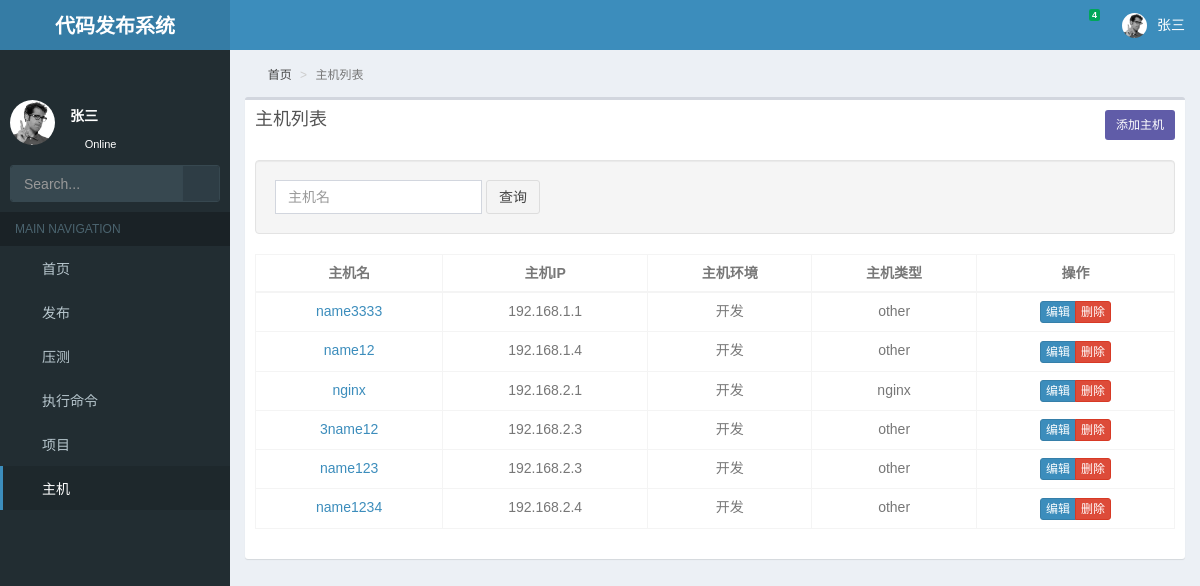
Page /web/hostall/ (signed in) on the committed database.
### web/models.py (models this page shows, shortened)
class UserProfile(models.Model):
    name = models.CharField(verbose_name="用户名称", max_length=200)
    email = models.CharField(verbose_name="邮箱地址", max_length=200)
    password = models.CharField(verbose_name="密码", max_length=200)
    role = models.CharField(verbose_name='角色', choices=(("0", "开发"), ("1", "测试")), default="0", max_length=10)
    create_time = models.DateTimeField("创建时间", auto_now_add=True)
    class Meta:
        ordering = ['-create_time']

class Host(models.Model):
    Seetings = (
        ("0", '开发'),
        ("1", "测试"),
        ("2", "准生产"),
        ("3", "生产")
    )
    Type = (
        ("0", "nginx"),
        ("1", "other")
    )
    name = models.CharField(verbose_name="主机名", max_length=200, unique=True)
    hostip = models.GenericIPAddressField(verbose_name='主机ip地址')
    settings = models.CharField(
        verbose_name='环境',
        choices=Seetings,
        default="0", max_length=20)
    type = models.CharField(verbose_name="类型", choices=Type, default="1", max_length=20)

### web/host.py (the view)
# urls.py: url(r'hostall/$', host_all, name='hostall'),
def host_all(request):
    name = request.GET.get('name', '')
    hosts = Host.objects.filter(name__contains=name)
    return render(request, 'host_list.html', {'hosts': hosts, 'page_title': '主机列表','user':request.account})

### utils/mixin.py (called while the page is built)
    def process_request(self, request):
        if request.path_info.startswith('/admin/'):
            return
        if request.path_info in [reverse('login')]:
            return
        pk = request.session.get('user_id')
        user = models.UserProfile.objects.filter(pk=pk).first()
        if user:
            request.account = user
        else:
            return redirect(reverse('login'))

### templates/host_list.html (shortened to what this page needs)
{% extends "master/base.html" %}
{% block content %}
<div class="box">
    <div class="box-header">
      <h1 class="box-title">{{ page_title }}</h1>
      <a href="#" data-url="{% url 'hostcreate' %}" class="add-btn btn bg-purple btn-sm pull-right">添加主机</a>
    </div>
    <div class="box-body">
      <div class="well">
        <form class="form-inline">
          <div class="form-group">
            <input class="form-control" name="name" type="text" value="{{ request.GET.name }}" placeholder="主机名">
          </div>
          <button id="search_btn" type="submit" class="btn btn-default">查询</button>
        </form>
      </div>
      <div class="row">
        <div class="col-sm-12">
          <table id="" class="table table-bordered table-hover" role="grid">
            <thead>
              <tr role="row">
                <th class="text-center">主机名</th>
                <th class="text-center">主机IP</th>
                <th class="text-center">主机环境</th>
                <th class="text-center">主机类型</th>
                <th class="text-center">操作</th>
              </tr>
            </thead>
            <tbody>
              {% for host in hosts %}
              <tr role="row" class="odd">
                <td class="text-center"><a href="#">{{ host.name }}</a></td>
                <td class="text-center"> {{ host.hostip }}</td>
                <td class="text-center"> {{ host.get_settings_display }}</td>
                <td class="text-center"> {{ host.get_type_display }}</td>
                <td class="text-center">
                  <div class="btn-group">
                    <a type="button" href="#" data-url="{% url 'hostedit' host.pk %}" class="edit-btn btn btn-primary btn-xs">编辑</a>
                    <a type="button" href="{% url 'hostdelete' host.pk %}" class="btn del-btn btn-danger btn-xs">删除</a>
                  </div>
                </td>
              </tr>
              {% endfor %}
            </tbody>
          </table>
        </div>
      </div>
    </div>
</div>
{% endblock %}

### templates/master/base.html (shortened to what this page needs)
{% load static %}
<!DOCTYPE html>
<html>
<head>
  {% include "master/header_css.html" %}
</head>
<body class="hold-transition skin-blue sidebar-mini">
<div class="wrapper">
  {% include "master/header.html" %}
  {% include "master/sidebar.html" %}
  <div class="content-wrapper">
    {% include "master/breadcrumb.html" %}
    <section class="content">
        {% block content %}{% endblock %}
    </section>
  </div>
</div>
</body>
</html>

### templates/master/header_css.html (shortened to what this page needs)
{% load static %}
<link rel="stylesheet" href="{% static 'plugins/bootstrap/css/bootstrap.min.css' %}">
<link rel="stylesheet" href="{% static 'plugins/font-awesome/css/font-awesome.min.css' %}">
<link rel="stylesheet" href="{% static 'plugins/Ionicons/css/ionicons.min.css' %}">
<link rel="stylesheet" href="{% static 'AdminLTE/css/AdminLTE.min.css' %}">
<link rel="stylesheet" href="{% static 'AdminLTE/css/skins/_all-skins.min.css' %}">
<link rel="stylesheet" href="{% static 'plugins/jBox/jBox.css' %}">
<link rel="stylesheet" href="{% static 'plugins/jBox/themes/TooltipDark.css' %}">
<link rel="stylesheet" href="{% static 'plugins/bootstrap-scojs/css/scojs.css' %}">
<link rel="stylesheet" href="{% static 'plugins/bootstrap-scojs/css/sco.message.css' %}">
<link rel="stylesheet" href="{% static 'plugins/bootstrap-datetimepicker/css/bootstrap-datetimepicker.min.css' %}">
<link rel="stylesheet" href="{% static 'plugins/bootstrap-daterangepicker/daterangepicker.css' %}">
<link rel="stylesheet" href="{% static 'plugins/select2/css/select2.min.css' %}">
<link rel="stylesheet" href="{% static 'css/main.css' %}">
<link rel="stylesheet" href="{% static 'css/wizard.css' %}">
<link rel="stylesheet" href="{% static 'css/timeline.css' %}">
<link rel="stylesheet" href="{% static 'plugins/kartik-v-bootstrap-fileinput/css/fileinput.css' %}">
<link rel="stylesheet" type="text/css" href="{% static 'plugins/upload/css/jquery.filer.css' %}">
<link rel="stylesheet" type="text/css" href="{% static 'plugins/upload/css/jquery.filer-dragdropbox-theme.css' %}">
<link rel="stylesheet" type="text/css" href="{% static 'plugins/upload/css/tomorrow.css' %}">
<link rel="stylesheet" type="text/css" href="{% static 'plugins/upload/css/custom.css' %}">

### templates/master/header.html (shortened to what this page needs)
{% load static %}
<header class="main-header">
  <a href="/" class="logo">
    <span class="logo-lg"><b>代码发布系统</b></span>
  </a>
  <nav class="navbar navbar-static-top">
    <a href="#" class="sidebar-toggle" data-toggle="push-menu" role="button">
    </a>
    <div class="navbar-custom-menu">
      <ul class="nav navbar-nav">
        <li class="dropdown messages-menu">
          <a href="#" class="dropdown-toggle" data-toggle="dropdown">
            <i class="fa fa-envelope-o"></i>
            <span class="label label-success">4</span>
          </a>
        </li>
        <li class="dropdown user user-menu">
          <a href="#" class="dropdown-toggle" data-toggle="dropdown">
              <img src="{% static 'AdminLTE/img/user2-160x160.jpg' %}" class="user-image" alt="User Image">
            <span class="hidden-xs">{{ user.name }}</span>
          </a>
        </li>
      </ul>
    </div>
  </nav>
</header>

### templates/master/sidebar.html (shortened to what this page needs)
{% load static %}
<aside class="main-sidebar">
    <section class="sidebar">
        <div class="user-panel">
            <div class="pull-left image">
                <img src="{% static 'AdminLTE/img/user2-160x160.jpg' %}" class="img-circle" alt="User Image">
            </div>
            <div class="pull-left info">
                <p>{{ user.name }}</p>
                <a href="#"><i class="fa fa-circle text-success"></i> Online</a>
            </div>
        </div>
        <form action="#" method="get" class="sidebar-form">
            <div class="input-group">
                <input disabled type="text" name="q" class="form-control" placeholder="Search...">
                <span class="input-group-btn">
              <button disabled type="submit" name="search" id="search-btn" class="btn btn-flat"><i
                      class="fa fa-search"></i>
              </button>
            </span>
            </div>
        </form>
        <ul class="sidebar-menu" data-widget="tree">
            <li class="header">MAIN NAVIGATION</li>
            <li id="dashboard"><a href="/"><i class="fa fa-dashboard"></i> <span>首页</span></a></li>
            <li id="menu_issue" class="treeview">
                <a href="#">
                    <i class="fa fa-server"></i> <span>发布</span>
                    <span class="pull-right-container">
              <i class="fa fa-angle-left pull-right"></i>
            </span>
                </a>
      </li>
      <li id="test"><a href="{% url 'testall' %}"><i class="fa fa-get-pocket"></i> <span>压测</span></a></li>
      <li id="command"><a href="{% url 'comall' %}"><i class="fa fa-file-code-o"></i> <span>执行命令</span></a></li>
      <li id="project"><a href="{% url 'projectall' %}"><i class="fa fa-share-alt"></i> <span>项目</span></a></li>
      <li id="hosts"><a href="{% url 'hostall' %}"><i class="fa fa-server"></i> <span>主机</span></a></li>
        </ul>
    </section>
</aside>

### templates/master/breadcrumb.html
<section class="content-header">
  <ol class="breadcrumb" style="position: static; padding-top:0;padding-bottom:0;float: none;">
    <li><a href="#"><i class="fa fa-dashboard"></i> 首页</a></li>
    <li class="active">{{ page_title }}</li>
  </ol>
</section>

### templates/master/footer_js.html (shortened to what this page needs)
{% load static %}

### rows in the picture
UserProfile: name "张三"
Host: name "name3333", hostip "192.168.1.1", settings "开发", type "other"
Host: name "name12", hostip "192.168.1.4", settings "开发", type "other"
Host: name "nginx", hostip "192.168.2.1", settings "开发", type "nginx"
Host: name "3name12", hostip "192.168.2.3", settings "开发", type "other"
Host: name "name123", hostip "192.168.2.3", settings "开发", type "other"
Host: name "name1234", hostip "192.168.2.4", settings "开发", type "other"

### other values in the picture
{{ page_title }} "主机列表"
